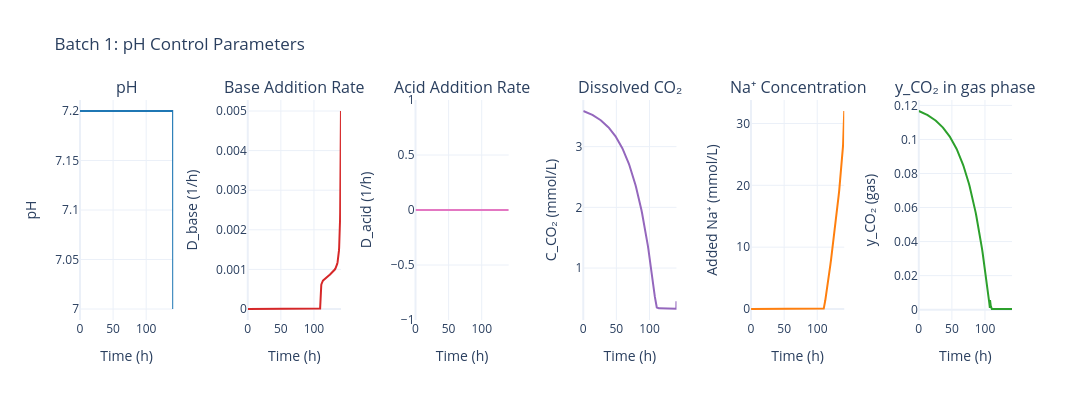

The notebook cell saved with this chart:
### Code cell
# pH plots
fig = data.plot_pH_control(batch_number=BATCH_NUMBER)
fig.show()

### Figure 1 — Plotly figure (JSON) as saved in the notebook; plotly's stock layout.template omitted (floating-point values rounded to 4 significant figures; data arrays with more than 128 entries replaced by an {"elided": "..."} marker saying what was removed)
{"data": [{"hovertemplate": "Time: %{x:.1f} h<br>pH: %{y:.2f}<extra></extra>", "line": {"color": "#1f77b4", "width": 2}, "mode": "lines", "name": "pH", "type": "scatter", "x": {"elided": "245 float values"}, "xaxis": "x", "y": {"elided": "245 float values"}, "yaxis": "y"}, {"hovertemplate": "Time: %{x:.1f} h<br>D_base: %{y:.4f} 1/h<extra></extra>", "line": {"color": "#d62728", "width": 2}, "mode": "lines", "name": "D_base", "type": "scatter", "x": {"elided": "245 float values"}, "xaxis": "x2", "y": {"elided": "245 float values"}, "yaxis": "y2"}, {"hovertemplate": "Time: %{x:.1f} h<br>D_acid: %{y:.4f} 1/h<extra></extra>", "line": {"color": "#e377c2", "width": 2}, "mode": "lines", "name": "D_acid", "type": "scatter", "x": {"elided": "245 float values"}, "xaxis": "x3", "y": {"elided": "245 float values"}, "yaxis": "y3"}, {"hovertemplate": "Time: %{x:.1f} h<br>C_CO₂: %{y:.2f} mmol/L<extra></extra>", "line": {"color": "#9467bd", "width": 2}, "mode": "lines", "name": "C_CO₂", "type": "scatter", "x": {"elided": "245 float values"}, "xaxis": "x4", "y": {"elided": "245 float values"}, "yaxis": "y4"}, {"hovertemplate": "Time: %{x:.1f} h<br>Added Na⁺: %{y:.1f} mmol/L<extra></extra>", "line": {"color": "#ff7f0e", "width": 2}, "mode": "lines", "name": "Added Na⁺", "type": "scatter", "x": {"elided": "245 float values"}, "xaxis": "x5", "y": {"elided": "245 float values"}, "yaxis": "y5"}, {"hovertemplate": "Time: %{x:.1f} h<br>y_CO₂ (gas): %{y:.2f}<extra></extra>", "line": {"color": "#2ca02c", "width": 2}, "mode": "lines", "name": "y_CO₂ (gas)", "type": "scatter", "x": {"elided": "245 float values"}, "xaxis": "x6", "y": {"elided": "245 float values"}, "yaxis": "y6"}], "layout": {"annotations": [{"font": {"size": 16}, "showarrow": false, "text": "pH", "x": 0.05, "xanchor": "center", "xref": "paper", "y": 1, "yanchor": "bottom", "yref": "paper"}, {"font": {"size": 16}, "showarrow": false, "text": "Base Addition Rate", "x": 0.23, "xanchor": "center", "xref": "paper", "y": 1, "yanchor": "bottom", "yref": "paper"}, {"font": {"size": 16}, "showarrow": false, "text": "Acid Addition Rate", "x": 0.41, "xanchor": "center", "xref": "paper", "y": 1, "yanchor": "bottom", "yref": "paper"}, {"font": {"size": 16}, "showarrow": false, "text": "Dissolved CO₂", "x": 0.59, "xanchor": "center", "xref": "paper", "y": 1, "yanchor": "bottom", "yref": "paper"}, {"font": {"size": 16}, "showarrow": false, "text": "Na⁺ Concentration", "x": 0.77, "xanchor": "center", "xref": "paper", "y": 1, "yanchor": "bottom", "yref": "paper"}, {"font": {"size": 16}, "showarrow": false, "text": "y_CO₂ in gas phase", "x": 0.95, "xanchor": "center", "xref": "paper", "y": 1, "yanchor": "bottom", "yref": "paper"}], "font": {"size": 12}, "height": 400, "showlegend": false, "title": {"text": "Batch 1: pH Control Parameters"}, "width": 2100, "xaxis": {"anchor": "y", "domain": [0, 0.1], "title": {"text": "Time (h)"}}, "xaxis2": {"anchor": "y2", "domain": [0.18, 0.28], "title": {"text": "Time (h)"}}, "xaxis3": {"anchor": "y3", "domain": [0.36, 0.46], "title": {"text": "Time (h)"}}, "xaxis4": {"anchor": "y4", "domain": [0.54, 0.64], "title": {"text": "Time (h)"}}, "xaxis5": {"anchor": "y5", "domain": [0.72, 0.82], "title": {"text": "Time (h)"}}, "xaxis6": {"anchor": "y6", "domain": [0.9, 1.0], "title": {"text": "Time (h)"}}, "yaxis": {"anchor": "x", "domain": [0, 1], "title": {"text": "pH"}}, "yaxis2": {"anchor": "x2", "domain": [0, 1], "title": {"text": "D_base (1/h)"}}, "yaxis3": {"anchor": "x3", "domain": [0, 1], "title": {"text": "D_acid (1/h)"}}, "yaxis4": {"anchor": "x4", "domain": [0, 1], "title": {"text": "C_CO₂ (mmol/L)"}}, "yaxis5": {"anchor": "x5", "domain": [0, 1], "title": {"text": "Added Na⁺ (mmol/L)"}}, "yaxis6": {"anchor": "x6", "domain": [0, 1], "title": {"text": "y_CO₂ (gas)"}}}}
